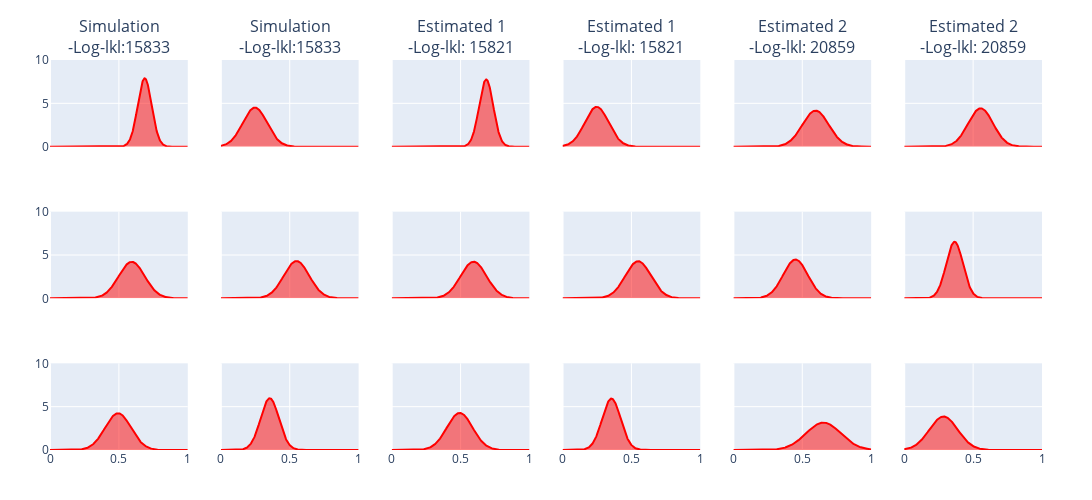

Write notebook code for a chart like this one.
### Markdown cell above
### Gaussian Emissions

### Code cell
LTA.compare_gaussian_pdf(est_output)

### Figure 1 — Plotly figure (JSON) as saved in the notebook; plotly's stock layout.template omitted (floating-point values rounded to 4 significant figures; data arrays with more than 128 entries replaced by an {"elided": "..."} marker saying what was removed)
{"data": [{"fill": "tozeroy", "line": {"color": "red"}, "mode": "lines", "name": "State 1", "showlegend": false, "type": "scatter", "x": {"elided": "500 float values"}, "xaxis": "x", "y": {"elided": "500 float values"}, "yaxis": "y"}, {"fill": "tozeroy", "line": {"color": "red"}, "mode": "lines", "name": "State 1", "showlegend": false, "type": "scatter", "x": {"elided": "500 float values"}, "xaxis": "x2", "y": {"elided": "500 float values"}, "yaxis": "y2"}, {"fill": "tozeroy", "line": {"color": "red"}, "mode": "lines", "name": "State 2", "showlegend": false, "type": "scatter", "x": {"elided": "500 float values"}, "xaxis": "x7", "y": {"elided": "500 float values"}, "yaxis": "y7"}, {"fill": "tozeroy", "line": {"color": "red"}, "mode": "lines", "name": "State 2", "showlegend": false, "type": "scatter", "x": {"elided": "500 float values"}, "xaxis": "x8", "y": {"elided": "500 float values"}, "yaxis": "y8"}, {"fill": "tozeroy", "line": {"color": "red"}, "mode": "lines", "name": "State 3", "showlegend": false, "type": "scatter", "x": {"elided": "500 float values"}, "xaxis": "x13", "y": {"elided": "500 float values"}, "yaxis": "y13"}, {"fill": "tozeroy", "line": {"color": "red"}, "mode": "lines", "name": "State 3", "showlegend": false, "type": "scatter", "x": {"elided": "500 float values"}, "xaxis": "x14", "y": {"elided": "500 float values"}, "yaxis": "y14"}, {"fill": "tozeroy", "line": {"color": "red"}, "mode": "lines", "name": "State 1", "showlegend": false, "type": "scatter", "x": {"elided": "500 float values"}, "xaxis": "x3", "y": {"elided": "500 float values"}, "yaxis": "y3"}, {"fill": "tozeroy", "line": {"color": "red"}, "mode": "lines", "name": "State 1", "showlegend": false, "type": "scatter", "x": {"elided": "500 float values"}, "xaxis": "x4", "y": {"elided": "500 float values"}, "yaxis": "y4"}, {"fill": "tozeroy", "line": {"color": "red"}, "mode": "lines", "name": "State 2", "showlegend": false, "type": "scatter", "x": {"elided": "500 float values"}, "xaxis": "x9", "y": {"elided": "500 float values"}, "yaxis": "y9"}, {"fill": "tozeroy", "line": {"color": "red"}, "mode": "lines", "name": "State 2", "showlegend": false, "type": "scatter", "x": {"elided": "500 float values"}, "xaxis": "x10", "y": {"elided": "500 float values"}, "yaxis": "y10"}, {"fill": "tozeroy", "line": {"color": "red"}, "mode": "lines", "name": "State 3", "showlegend": false, "type": "scatter", "x": {"elided": "500 float values"}, "xaxis": "x15", "y": {"elided": "500 float values"}, "yaxis": "y15"}, {"fill": "tozeroy", "line": {"color": "red"}, "mode": "lines", "name": "State 3", "showlegend": false, "type": "scatter", "x": {"elided": "500 float values"}, "xaxis": "x16", "y": {"elided": "500 float values"}, "yaxis": "y16"}, {"fill": "tozeroy", "line": {"color": "red"}, "mode": "lines", "name": "State 1", "showlegend": false, "type": "scatter", "x": {"elided": "500 float values"}, "xaxis": "x5", "y": {"elided": "500 float values"}, "yaxis": "y5"}, {"fill": "tozeroy", "line": {"color": "red"}, "mode": "lines", "name": "State 1", "showlegend": false, "type": "scatter", "x": {"elided": "500 float values"}, "xaxis": "x6", "y": {"elided": "500 float values"}, "yaxis": "y6"}, {"fill": "tozeroy", "line": {"color": "red"}, "mode": "lines", "name": "State 2", "showlegend": false, "type": "scatter", "x": {"elided": "500 float values"}, "xaxis": "x11", "y": {"elided": "500 float values"}, "yaxis": "y11"}, {"fill": "tozeroy", "line": {"color": "red"}, "mode": "lines", "name": "State 2", "showlegend": false, "type": "scatter", "x": {"elided": "500 float values"}, "xaxis": "x12", "y": {"elided": "500 float values"}, "yaxis": "y12"}, {"fill": "tozeroy", "line": {"color": "red"}, "mode": "lines", "name": "State 3", "showlegend": false, "type": "scatter", "x": {"elided": "500 float values"}, "xaxis": "x17", "y": {"elided": "500 float values"}, "yaxis": "y17"}, {"fill": "tozeroy", "line": {"color": "red"}, "mode": "lines", "name": "State 3", "showlegend": false, "type": "scatter", "x": {"elided": "500 float values"}, "xaxis": "x18", "y": {"elided": "500 float values"}, "yaxis": "y18"}], "layout": {"annotations": [{"font": {"size": 16}, "showarrow": false, "text": "Simulation<br>-Log-lkl:15833", "x": 0.06944, "xanchor": "center", "xref": "paper", "y": 1, "yanchor": "bottom", "yref": "paper"}, {"font": {"size": 16}, "showarrow": false, "text": "Simulation<br>-Log-lkl:15833", "x": 0.2417, "xanchor": "center", "xref": "paper", "y": 1, "yanchor": "bottom", "yref": "paper"}, {"font": {"size": 16}, "showarrow": false, "text": "Estimated 1<br>-Log-lkl: 15821", "x": 0.4139, "xanchor": "center", "xref": "paper", "y": 1, "yanchor": "bottom", "yref": "paper"}, {"font": {"size": 16}, "showarrow": false, "text": "Estimated 1<br>-Log-lkl: 15821", "x": 0.5861, "xanchor": "center", "xref": "paper", "y": 1, "yanchor": "bottom", "yref": "paper"}, {"font": {"size": 16}, "showarrow": false, "text": "Estimated 2<br>-Log-lkl: 20859", "x": 0.7583, "xanchor": "center", "xref": "paper", "y": 1, "yanchor": "bottom", "yref": "paper"}, {"font": {"size": 16}, "showarrow": false, "text": "Estimated 2<br>-Log-lkl: 20859", "x": 0.9306, "xanchor": "center", "xref": "paper", "y": 1, "yanchor": "bottom", "yref": "paper"}], "height": 500, "margin": {"b": 50, "l": 50, "r": 50, "t": 60}, "width": 3600, "xaxis": {"anchor": "y", "domain": [0, 0.1389], "matches": "x13", "showticklabels": false}, "xaxis10": {"anchor": "y10", "domain": [0.5167, 0.6556], "matches": "x16", "showticklabels": false}, "xaxis11": {"anchor": "y11", "domain": [0.6889, 0.8278], "matches": "x17", "showticklabels": false}, "xaxis12": {"anchor": "y12", "domain": [0.8611, 1], "matches": "x18", "showticklabels": false}, "xaxis13": {"anchor": "y13", "domain": [0, 0.1389]}, "xaxis14": {"anchor": "y14", "domain": [0.1722, 0.3111]}, "xaxis15": {"anchor": "y15", "domain": [0.3444, 0.4833]}, "xaxis16": {"anchor": "y16", "domain": [0.5167, 0.6556]}, "xaxis17": {"anchor": "y17", "domain": [0.6889, 0.8278]}, "xaxis18": {"anchor": "y18", "domain": [0.8611, 1]}, "xaxis2": {"anchor": "y2", "domain": [0.1722, 0.3111], "matches": "x14", "showticklabels": false}, "xaxis3": {"anchor": "y3", "domain": [0.3444, 0.4833], "matches": "x15", "showticklabels": false}, "xaxis4": {"anchor": "y4", "domain": [0.5167, 0.6556], "matches": "x16", "showticklabels": false}, "xaxis5": {"anchor": "y5", "domain": [0.6889, 0.8278], "matches": "x17", "showticklabels": false}, "xaxis6": {"anchor": "y6", "domain": [0.8611, 1], "matches": "x18", "showticklabels": false}, "xaxis7": {"anchor": "y7", "domain": [0, 0.1389], "matches": "x13", "showticklabels": false}, "xaxis8": {"anchor": "y8", "domain": [0.1722, 0.3111], "matches": "x14", "showticklabels": false}, "xaxis9": {"anchor": "y9", "domain": [0.3444, 0.4833], "matches": "x15", "showticklabels": false}, "yaxis": {"anchor": "x", "domain": [0.7778, 1], "range": [0, 10]}, "yaxis1": {"range": [0, 10]}, "yaxis10": {"anchor": "x10", "domain": [0.3889, 0.6111], "matches": "y7", "range": [0, 10], "showticklabels": false}, "yaxis11": {"anchor": "x11", "domain": [0.3889, 0.6111], "matches": "y7", "range": [0, 10], "showticklabels": false}, "yaxis12": {"anchor": "x12", "domain": [0.3889, 0.6111], "matches": "y7", "range": [0, 10], "showticklabels": false}, "yaxis13": {"anchor": "x13", "domain": [0, 0.2222], "range": [0, 10]}, "yaxis14": {"anchor": "x14", "domain": [0, 0.2222], "matches": "y13", "range": [0, 10], "showticklabels": false}, "yaxis15": {"anchor": "x15", "domain": [0, 0.2222], "matches": "y13", "range": [0, 10], "showticklabels": false}, "yaxis16": {"anchor": "x16", "domain": [0, 0.2222], "matches": "y13", "range": [0, 10], "showticklabels": false}, "yaxis17": {"anchor": "x17", "domain": [0, 0.2222], "matches": "y13", "range": [0, 10], "showticklabels": false}, "yaxis18": {"anchor": "x18", "domain": [0, 0.2222], "matches": "y13", "range": [0, 10], "showticklabels": false}, "yaxis19": {"range": [0, 10]}, "yaxis2": {"anchor": "x2", "domain": [0.7778, 1], "matches": "y", "range": [0, 10], "showticklabels": false}, "yaxis20": {"range": [0, 10]}, "yaxis21": {"range": [0, 10]}, "yaxis22": {"range": [0, 10]}, "yaxis23": {"range": [0, 10]}, "yaxis24": {"range": [0, 10]}, "yaxis25": {"range": [0, 10]}, "yaxis26": {"range": [0, 10]}, "yaxis27": {"range": [0, 10]}, "yaxis28": {"range": [0, 10]}, "yaxis29": {"range": [0, 10]}, "yaxis3": {"anchor": "x3", "domain": [0.7778, 1], "matches": "y", "range": [0, 10], "showticklabels": false}, "yaxis30": {"range": [0, 10]}, "yaxis31": {"range": [0, 10]}, "yaxis32": {"range": [0, 10]}, "yaxis33": {"range": [0, 10]}, "yaxis34": {"range": [0, 10]}, "yaxis35": {"range": [0, 10]}, "yaxis36": {"range": [0, 10]}, "yaxis4": {"anchor": "x4", "domain": [0.7778, 1], "matches": "y", "range": [0, 10], "showticklabels": false}, "yaxis5": {"anchor": "x5", "domain": [0.7778, 1], "matches": "y", "range": [0, 10], "showticklabels": false}, "yaxis6": {"anchor": "x6", "domain": [0.7778, 1], "matches": "y", "range": [0, 10], "showticklabels": false}, "yaxis7": {"anchor": "x7", "domain": [0.3889, 0.6111], "range": [0, 10]}, "yaxis8": {"anchor": "x8", "domain": [0.3889, 0.6111], "matches": "y7", "range": [0, 10], "showticklabels": false}, "yaxis9": {"anchor": "x9", "domain": [0.3889, 0.6111], "matches": "y7", "range": [0, 10], "showticklabels": false}}}
